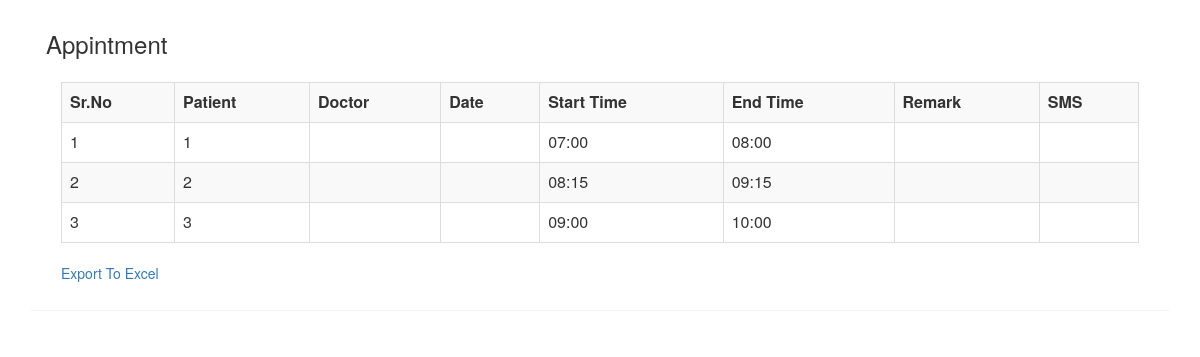
Page /dashboard/Appointment/exceallappointmentindex.php on the committed database.
### tables this page shows
CREATE TABLE IF NOT EXISTS `addappointment` (
  `id` int(20) NOT NULL AUTO_INCREMENT,
  `patient` varchar(25) NOT NULL,
  `doctor` varchar(25) NOT NULL,
  `app_date` varchar(100) NOT NULL,
  `starttime` varchar(100) DEFAULT NULL,
  `endtime` varchar(100) DEFAULT NULL,
  `remark` varchar(20) NOT NULL,
  `sms` enum('0','1') NOT NULL,
  PRIMARY KEY (`id`)
);

### dashboard/Appointment/exceallappointmentindex.php (the view, shortened to what this page needs)
<?php
include("../inc/connect.php") ;
$query=mysqli_query($db_connect, "SELECT * FROM addappointment")or die (mysql_error($db_connect));
?>
<html>
<head>
<link rel="stylesheet" href="https://maxcdn.bootstrapcdn.com/bootstrap/3.3.7/css/bootstrap.min.css">
</head>
<body>
<div class="container">
  <div class="panel">
    <div class="panel-heading">
      <h3>Appintment</h3>
      <div class="panel-body">
        <table border="1" class="table table-bordered table-striped">
            <tr>
              <th>Sr.No</th>
              <th>Patient</th>
              <th>Doctor</th>
              <th>Date</th>
              <th>Start Time</th>
              <th>End Time</th>
              <th>Remark</th>
              <th>SMS</th>
            </tr>
          <?php
          while($row=mysqli_fetch_assoc($query)){
            echo '
            <tr>
              <td>'.$row["id"].'</td>
              <td>'.$row["patient"].'</td>
              <td>'.$row["doctor"].'</td>
              <td>'.$row["date"].'</td>
              <td>'.$row["starttime"].'</td>
              <td>'.$row["endtime"].'</td>
              <td>'.$row["remark "].'</td>
              <td>'.$row["sms "].'</td>
            </tr>
            ';
          }
          ?>
        </table>
        <a href="excelallappointment.php">Export To Excel</a>
      </div>
    </div>
  </div>
</div>
</body>
</html>

### rows in the picture
addappointment: id "1", patient "1", starttime "07:00", endtime "08:00"
addappointment: id "2", patient "2", starttime "08:15", endtime "09:15"
addappointment: id "3", patient "3", starttime "09:00", endtime "10:00"
